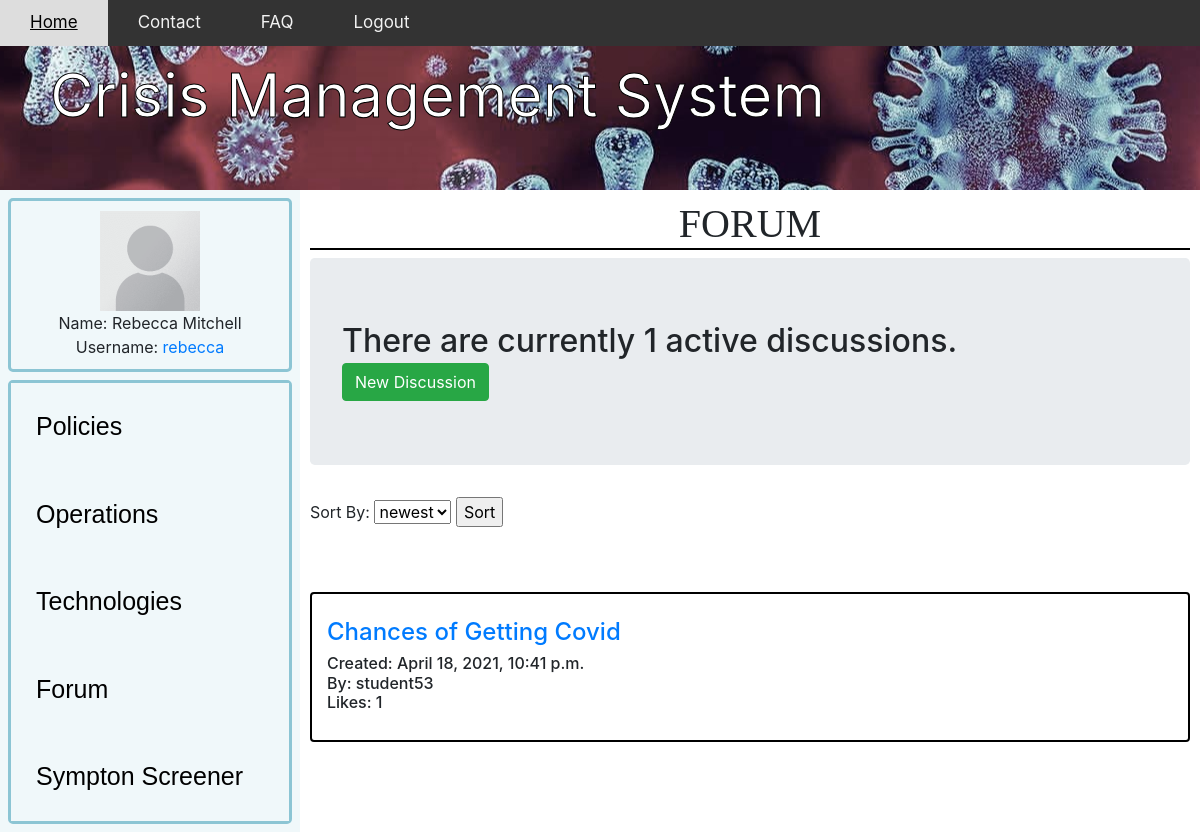
/forumHome/ (signed in), run on the app's committed database.
### app/models.py (models this page shows, shortened)
class forum(models.Model):
    name=models.CharField(max_length=200,default="anonymous" )
    topic= models.CharField(max_length=300, unique=True)
    section = models.CharField(max_length=12)
    description = models.CharField(max_length=1000,blank=True)
    date_created=models.DateTimeField(auto_now_add=True,null=True)
    likeCount = models.IntegerField(default=0)
    dislikeCount = models.IntegerField(default=0)
    forumLikes = models.ManyToManyField(User, related_name='forum')
    UserIsHealthExpert = models.BooleanField(default=False)
    UserIsTechExpert = models.BooleanField(default=False)
    def totalLikes(self):
        return self.forumLikes.count()

### app/views.py (the view)
# urls.py: path('forumHome/',forumHome,name='forumHome'),
@login_required
def forumHome(request):
    forums=forum.objects.filter(section="Health")
    count=forums.count()
    discussions=[]
    discussionIndex = 0
    for i in forums:
        discussions.append(i.discussion_set.all())
        discussionIndex += 1
    context={'forums':forums,
              'count':count,
              'discussions':discussions,
              'discussionIndex': discussionIndex,
              }
    return render(request,'forumHome.html',context)

### app/templates/forumHome.html (shortened to what this page needs)
{% extends "app/base2.html" %}
{% load static %}
{% block content %}
<!DOCTYPE html>
<html lang="en">
<head>
    <body>
		<h1>{{section}} Forum</h1>
	</body>
    <link rel="stylesheet" href="https://stackpath.bootstrapcdn.com/bootstrap/4.5.0/css/bootstrap.min.css"0>
</head>
<body>
        <h2 class="jumbotron">
            There are currently {{count}} active {{section}} discussions.
            <div>
            <button onclick="location.href='{{request.path}}addInForum/'" class="btn btn-success">New Discussion</button>
            </div>
        </h2>
        <form method="POST" action='{{request.path}}'>
            <label for="sortBy">Sort By:</label>
            <select type="text" id="sortBy" name="sortBy">
                <option value="newest">newest</option>
            </select>
            <input type="submit" value="Sort">
        </form>
            <div class="card-columns" style="padding: 10px; margin: 20px;"></div>
            {% for forum in forums %}
                <div class="card box container">
                    <br>
                    <h6 class="card-title">
                        <a href='{% url 'forumDiscussion' forumName=forum.section forumTopic=forum.topic %}'><h4>{{forum.topic}}</h4></a>
                        <p>
                            Created: {{forum.date_created}}
                            <br>
                            By: {{forum.name}}
                            <br>
                            Likes: {{forum.totalLikes}}
                        </p>
                        </h6>
                </div>
            {% endfor %}
</body>
</html>
{%endblock%}

### app/templates/app/base2.html (shortened to what this page needs)
{% load static %}
<!DOCTYPE html>
<html>
	<head>
		<link rel="stylesheet" type="text/css" href="{% static 'css/main.css'%}">
	</head>
    <body>
        <div class="topnav" >
            <a class="active" href="#home" onclick="location.href='/'">Home</a>
            <a href="#contact" onclick="location.href='/contact'">Contact</a>
            <a href="#faq" onclick="location.href='/faq'">FAQ</a>
            {% if request.user.is_authenticated %}
            <a href="{% url 'logout' %}">Logout</a>
            {% else %}
            <a href="#Login" onclick="location.href='/accounts/login'">Login</a>
            {% endif %}
        </div>
        <header>Crisis Management System</header>
        <div class="homecolumn left" >
            <div class="homerow top" >
                <section>
                    {% if user.is_authenticated %}
                        <img src="{% static 'app/images/blank.png' %}" width="100" height="100">
                        <br>Name: {{ user.get_full_name }}
                        <br>Username: <a href="/userDiscussions/">{{ user.username }}</a>
                    {% else %}
                        <button onclick="location.href='/accounts/login'" class="button button1">Login</button>
                    {% endif %}
                </section>
            </div>
            <div class="homerow bottom" >
                <button onclick="location.href='/policies'" class="homebutton">
                    Policies</button>
                <button onclick="location.href='/operation'" class="homebutton">
                    Operations</button>
                <button onclick="location.href='/technologies'" class="homebutton">
                    Technologies</button>
                <button onclick="location.href='/forumMain'" class="homebutton">
                    Forum</button>
                <button onclick="location.href='/screener'" class="homebutton">
                    Sympton Screener</button>
            </div>
        </div>
        <div class="homecolumn right">
            <div class="homerow full">
                {% block content %}{% endblock %}
            </div>
        </div>
    </body>
</html>

### app/static/css/main.css (style rules this page uses)
.topnav { background-color: #333; overflow: hidden; position: fixed; width: 100%; z-index: 1; }
.topnav a { float: left; color: #f2f2f2; text-align: center; padding: 10px 30px; text-decoration: none; font-size: 17px; }
h1 { font-size: 32px; text-align: center; font-family: serif; font-weight: bold; text-transform: uppercase; }
h1:after { content:' '; display:block; border: 1px solid black; }
body { margin: 0; padding: 0; }
.homebutton { border: none; color: black; padding: 25px; text-align: left; font-size: 25px; font-family: 'Trebuchet MS', sans-serif; cursor: pointer; display: block; width: 100%; background-color: #f0f8fa; }
header { -webkit-text-stroke-width: 1px; -webkit-text-stroke-color: black; background-image: url("covid.jpg"); overflow: hidden; margin-left: auto; margin-right: auto; background-position: center; background-repeat: no-repeat; padding: 50px; color: white; font-size: 60px; }
.homerow { float: top; }
.top { height: 25%; border: 3px solid #8cc5d4; border-radius: 5px; text-align: center; margin: 8px; padding: 10px }
.bottom { height: 75%; border: 3px solid #8cc5d4; border-radius: 5px; margin: 8px; }
.full { height: 100%; margin: 10px; }
.homecolumn { float: left; border: 10px; }
.left { width: 25%; background: #f0f8fa; }
.right { width: 75%; }

### app/templates/forumHome.html (style rules this page uses)
.box { border: 2px solid black; margin: 0 auto; }

### data on the page
forum: topic "Chances of Getting Covid", date_created "April 18, 2021, 10:41 p.m.", name "student53", totalLikes "1"

### other printed values
{{ user.get_full_name }} "Rebecca Mitchell"
{{ user.username }} "rebecca"
{{ count }} "1"
